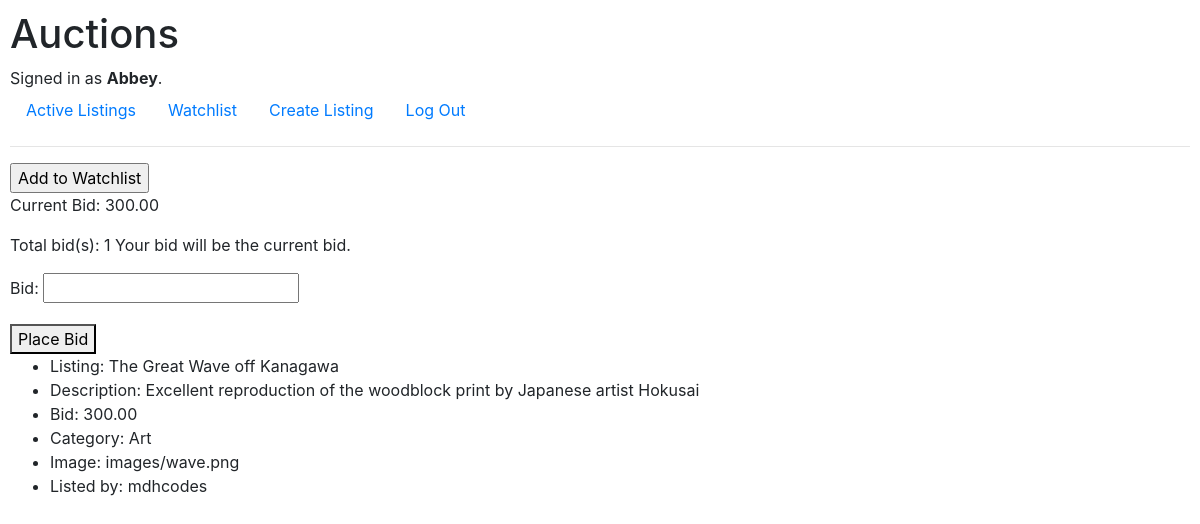
The app's page /listing/1 (signed in) with its own data.
### auctions/models.py (models this page shows, shortened)
class User(AbstractUser):
    pass # Pass = placeholder for future code. Python will do nothing when it sees the 'pass' statement.

class Listing(models.Model):
    title = models.CharField(max_length=100)
    description = models.TextField()
    category = models.CharField(max_length=100, blank=True) # blank=True - field may be empty.)
    image = models.ImageField(upload_to="images/") # blank=True - field may be empty. # Image files are uploaded to the media/images directory through the admin account. However, image files are not uploaded (to this directory) from the user.
    bid = models.DecimalField(max_digits=19, decimal_places=2, validators=[MinValueValidator(Decimal("0.01"))]) #, default=00.00) # "Stores numbers up to one billion with a resolution of 4 decimal places."
    watchlist = models.ManyToManyField(User, blank=True, related_name="watch_list") # blank=True means a Listing can have no users watching it.
    createdBy = models.ForeignKey(User, on_delete=models.CASCADE, related_name="user") # If a user is deleted, all listings posted by that user are deleted as well.

### auctions/views.py (the view)
# urls.py: path("listing/<int:id>", views.listing, name="listing"),
def listing(request, id):
    item_id = id
    listing_data = Listing.objects.filter(pk=item_id) #.values() # Returns iterable QuerySet with or without .values()
    user_name = request.user
    get_listing_data = Listing.objects.get(pk=item_id) # Retrieves a single Listing object - Returns title / category
    watchlist_data = get_listing_data.watchlist.all() # Returns QuerySet of users linked to the listing's watchlist.
    user_is_watching = user_name in watchlist_data
    form = CreateBidForm()
    last_bid = Listing.objects.values_list("bid", flat=True).get(pk=item_id) # Returns bid for specified item or listing.
    total_bids = len(Bid.objects.filter(listing_id=item_id)) # All bids on one listing.
    starting_bid = True if total_bids == 0 else False
    context = {
        "listing_data": listing_data,
        "item_id": item_id,
        "user_is_watching": user_is_watching,
        "bid": last_bid,
        "total_bids": total_bids,
        "starting_bid": starting_bid,
        "form": form
    }
    return render(request, "auctions/listing.html", context)

### auctions/forms.py
class CreateBidForm(forms.ModelForm):
    class Meta:
        model = Bid
        fields = "__all__"
        widgets = {
            "listing": forms.HiddenInput(),
            "placedBy": forms.HiddenInput()
        }

### auctions/templates/auctions/listing.html (shortened to what this page needs)
{% extends "auctions/layout.html" %}
{% block body %}
    <div>
        {% if user.is_authenticated %}
            {% if user_is_watching %}
                <form action="{% url 'remove_from_watchlist' item_id %}" method="post">
                    {% csrf_token %}
                    <input type="submit" value="Remove from Watchlist">
                </form>
            {% else %}
                <form action="{% url 'add_to_watchlist' item_id %}" method="post">
                    <input type="submit" value="Add to Watchlist">
                </form>
            {% endif %}
            {% if starting_bid %}
                <p>Starting Bid: {{ bid }}</p>
                {% else %}
                    <p>Current Bid: {{ bid }}</p>
            {% endif %}
            <p>Total bid(s): {{ total_bids }} Your bid will be the current bid.</p>
            <form action="{% url 'bid' item_id %}" method="post">
                {{ form.as_p }}
                <button type="submit">Place Bid</button>
            </form>
        {% endif %}
    </div>
    <ul>
        {% for data in listing_data %}
            <li>Listing: {{ data.title }}</li>
            <li>Description: {{ data.description }}</li>
            <li>Bid: {{ data.bid }}</li>
            <li>Category: {{ data.category }}</li>
            <li>Image: {{ data.image }}</li>
            <li>Listed by: {{ data.createdBy }}</li>
        {% endfor %}
    </ul>
{% endblock %}

### auctions/templates/auctions/layout.html (shortened to what this page needs)
{% load static %}
<!DOCTYPE html>
<html lang="en">
    <head>
        <link rel="stylesheet" href="https://stackpath.bootstrapcdn.com/bootstrap/4.4.1/css/bootstrap.min.css">
        <link href="{% static 'auctions/styles.css' %}" rel="stylesheet">
    </head>
    <body>
        <h1>Auctions</h1>
        <div>
            {% if user.is_authenticated %}
                Signed in as <strong>{{ user.username }}</strong>.
            {% else %}
                Not signed in.
            {% endif %}
        </div>
        <ul class="nav">
            <li class="nav-item">
                <a class="nav-link" href="{% url 'index' %}">Active Listings</a>
            </li>
            {% if user.is_authenticated %}
                <li>
                    <a class="nav-link" href="{% url 'watchList' %}">Watchlist</a>
                </li>
                <li>
                    <a class="nav-link" href="{% url 'new_listing' %}">Create Listing</a>
                </li>
                <li class="nav-item">
                    <a class="nav-link" href="{% url 'logout' %}">Log Out</a>
                </li>
            {% endif %}
        </ul>
        <hr>
        {% block body %}
        {% endblock %}
    </body>
</html>

### auctions/static/auctions/styles.css (style rules this page uses)
body { padding: 10px; }

### records on screen
User: username "Abbey"
Listing: title "The Great Wave off Kanagawa", description "Excellent reproduction of the woodblock print by Japanese artist Hokusai", bid "300.00", category "Art", image "images/wave.png", createdBy "mdhcodes"

### other values on screen
{{ bid }} "300.00"
{{ total_bids }} "1"
